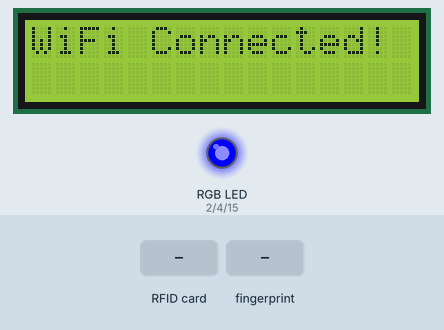
A sketch run on a simulated ESP32. On the bench: 16×2 character LCD, an RGB LED mixed from three pins (HIGH = lit). The inputs (shaded band) are chosen by the test bench. WiFi joins after 1.5 s; servers stay silent unless stated; uploads are accepted with an empty reply; what the sketch prints to the serial monitor is not drawn.

Above: at 1.7 s.
At 4.9 s:
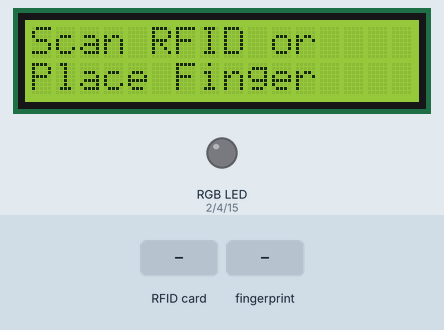
5.0 s: RFID card 5E 7A 19 C4 held to the reader
At 6.1 s:
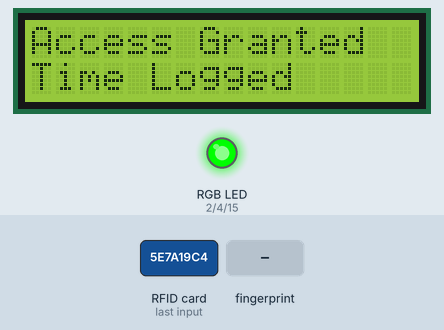
8.0 s: finger stored as number 1 placed on the sensor
At 8.44 s:
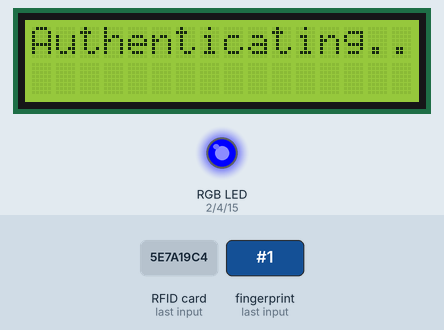
Timing chart, 0 to 12.1 s (numbered marks = the images above; inputs shaded):
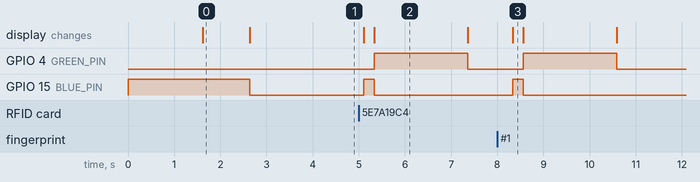

The sketch:

esp32_biometric.ino
```cpp
#include <WiFi.h>
#include <HTTPClient.h>
#include <Wire.h>
#include <LiquidCrystal_I2C.h>
#include <Adafruit_Fingerprint.h>
#include <SPI.h>
#include <MFRC522.h>

// --- CONFIGURATION ---
const char* ssid = "ROBERT3";
const char* password = "3Andrepanget3!";
const char* api_endpoint = "http://192.168.1.20:8000/api/biometric/attendance";
const char* api_token = "6fPLtGb0pctiXbh9fBJvgN6g7NefndVV";
const char* device_id = "ESP32_01";

// --- PINS ---
// RGB LED
#define RED_PIN 2
#define GREEN_PIN 4
#define BLUE_PIN 15

// RFID RC522
#define RST_PIN 27
#define SS_PIN 5

// Fingerprint AS608
#define FINGER_TX 16
#define FINGER_RX 17

// --- OBJECTS ---
LiquidCrystal_I2C lcd(0x27, 16, 2);
HardwareSerial mySerial(2); // Use UART2 for Fingerprint
Adafruit_Fingerprint finger = Adafruit_Fingerprint(&mySerial);
MFRC522 mfrc522(SS_PIN, RST_PIN);

// State control
unsigned long lastScanTime = 0;
const unsigned long debounceDelay = 3000; // 3 seconds between scans

void setup() {
  Serial.begin(115200);

  // LED Setup
  pinMode(RED_PIN, OUTPUT);
  pinMode(GREEN_PIN, OUTPUT);
  pinMode(BLUE_PIN, OUTPUT);
  setLED(0, 0, 255); // Blue: booting/connecting

  // LCD Setup
  lcd.init();
  lcd.backlight();
  lcd.setCursor(0, 0);
  lcd.print("System Booting..");

  // WiFi Setup
  connectWiFi();

  // SPI / RFID Setup
  SPI.begin();
  mfrc522.PCD_Init();

  // Fingerprint Setup
  mySerial.begin(57600, SERIAL_8N1, FINGER_RX, FINGER_TX);
  finger.begin(57600);

  if (finger.verifyPassword()) {
    Serial.println("Found fingerprint sensor!");
  } else {
    Serial.println("Did not find fingerprint sensor :(");
    lcd.clear();
    lcd.print("F-Print Error!");
    setLED(255, 0, 0); // Red
    while (1) { delay(1); }
  }

  setLED(0, 0, 0); // Off
  displayReady();
}

void loop() {
  // Check WiFi
  if(WiFi.status() != WL_CONNECTED) {
    connectWiFi();
  }

  // Look for new RFID cards
  if (mfrc522.PICC_IsNewCardPresent() && mfrc522.PICC_ReadCardSerial()) {
    if (millis() - lastScanTime > debounceDelay) {
      String uid = getRFIDUID();
      Serial.println("RFID Scanned: " + uid);
      processAuthentication(uid, "rfid");
      mfrc522.PICC_HaltA();
    }
  }

  // Look for fingerprint
  int fingerID = getFingerprintIDez();
  if (fingerID != -1 && (millis() - lastScanTime > debounceDelay)) {
    Serial.print("Fingerprint ID: "); Serial.println(fingerID);
    processAuthentication(String(fingerID), "fingerprint");
  }
}

void connectWiFi() {
  lcd.clear();
  lcd.setCursor(0,0);
  lcd.print("Connecting WiFi");
  setLED(0, 0, 255); // Blue

  WiFi.begin(ssid, password);
  while (WiFi.status() != WL_CONNECTED) {
    delay(500);
    Serial.print(".");
  }

  Serial.println("\nWiFi connected");
  lcd.clear();
  lcd.print("WiFi Connected!");
  delay(1000);
  displayReady();
}

void displayReady() {
  lcd.clear();
  lcd.setCursor(0,0);
  lcd.print("Scan RFID or");
  lcd.setCursor(0,1);
  lcd.print("Place Finger");
  setLED(0, 0, 0);
}

void setLED(int r, int g, int b) {
  analogWrite(RED_PIN, r);
  analogWrite(GREEN_PIN, g);
  analogWrite(BLUE_PIN, b);
}

String getRFIDUID() {
  String uid = "";
  for (byte i = 0; i < mfrc522.uid.size; i++) {
    uid += String(mfrc522.uid.uidByte[i] < 0x10 ? "0" : "");
    uid += String(mfrc522.uid.uidByte[i], HEX);
  }
  uid.toUpperCase();
  return uid;
}

int getFingerprintIDez() {
  uint8_t p = finger.getImage();
  if (p != FINGERPRINT_OK)  return -1;

  p = finger.image2Tz();
  if (p != FINGERPRINT_OK)  return -1;

  p = finger.fingerFastSearch();
  if (p != FINGERPRINT_OK)  return -1;

  return finger.fingerID;
}

void processAuthentication(String identifier, String authType) {
  lastScanTime = millis();
  lcd.clear();
  lcd.setCursor(0,0);
  lcd.print("Authenticating..");
  setLED(0, 0, 255); // Blue processing

  if(WiFi.status() == WL_CONNECTED){
    HTTPClient http;
    http.begin(api_endpoint);
    http.addHeader("Content-Type", "application/json");
    http.addHeader("Accept", "application/json");

    // JSON Payload
    String payload = "{\"device_id\":\"" + String(device_id) + "\",";
    payload += "\"employee_identifier\":\"" + identifier + "\",";
    payload += "\"auth_type\":\"" + authType + "\",";
    payload += "\"api_token\":\"" + String(api_token) + "\"}";

    int httpResponseCode = http.POST(payload);

    if(httpResponseCode > 0){
      String response = http.getString();
      Serial.println(httpResponseCode);
      Serial.println(response);

      if(httpResponseCode == 200 || httpResponseCode == 201) {
        lcd.clear();
        lcd.setCursor(0,0);
        lcd.print("Access Granted");
        lcd.setCursor(0,1);
        lcd.print("Time Logged");
        setLED(0, 255, 0); // Green
        delay(2000);
      } else if (httpResponseCode == 429) {
        lcd.clear();
        lcd.setCursor(0,0);
        lcd.print("Please Wait...");
        lcd.setCursor(0,1);
        lcd.print("Scan Debounce");
        setLED(255, 100, 0); // Orange/Yellow
        delay(2000);
      } else {
        lcd.clear();
        lcd.setCursor(0,0);
        lcd.print("Access Denied!");
        lcd.setCursor(0,1);
        lcd.print("Unknown User");
        setLED(255, 0, 0); // Red
        delay(2000);
      }
    } else {
      Serial.print("Error on sending POST: ");
      Serial.println(httpResponseCode);
      lcd.clear();
      lcd.setCursor(0,0);
      lcd.print("Network Error!");
      setLED(255, 0, 0); // Red
      delay(2000);
    }
    http.end();
  } else {
    lcd.clear();
    lcd.print("No WiFi!");
    setLED(255, 0, 0); // Red
    delay(2000);
  }

  displayReady();
}
```

Measured:
- after the input at 5.0 s, GPIO 4 (GREEN_PIN): LOW → HIGH after 0.33 s, → LOW 2.0 s later; GPIO 15 (BLUE_PIN): LOW → HIGH after 0.11 s, → LOW 0.23 s later; the display: first changes after 0.11 s (image 2 shows a later state)
- after the input at 8.0 s, GPIO 4 (GREEN_PIN): LOW → HIGH after 0.56 s, → LOW 2.0 s later; GPIO 15 (BLUE_PIN): LOW → HIGH after 0.33 s, → LOW 0.23 s later; the display: changes after 0.33 s (image 3)
- what the display in image 0 shows lasts 1.0 s, from 1.6 s to 2.6 s
- what the display in image 2 shows lasts 2.1 s, from 5.3 s to 7.4 s
